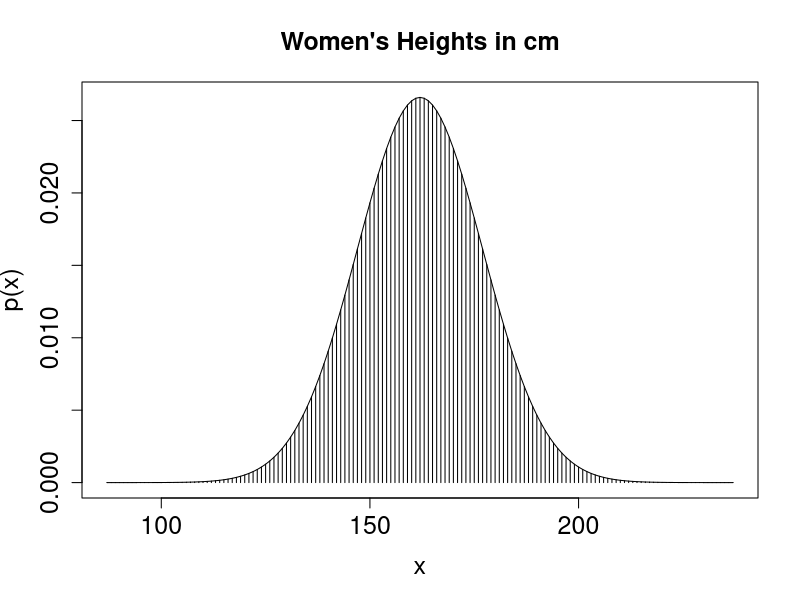

Generate this figure with R:
# Graph of normal probability density function, with comb of intervals.
meanval = 162.0             # Specify mean of distribution.
sdval = 15               # Specify standard deviation of distribution.
xlow  = meanval - 5*sdval # Specify low end of x-axis.
xhigh = meanval + 5*sdval # Specify high end of x-axis.
dx = 1                 # Specify interval width on x-axis

# Specify comb points along the x axis:
x = seq( from = xlow , to = xhigh , by = dx )

# Compute y values, i.e., probability density at each value of x:
y = ( 1/(sdval*sqrt(2*pi)) ) * exp( -.5 * ((x-meanval)/sdval)^2 )

# Plot the function. "plot" draws the intervals. "lines" draws the bell curve.
plot( x , y , type="h" , lwd=1 , cex.axis=1.5
	, xlab="x" , ylab="p(x)" , cex.lab=1.5
	, main="Women's Heights in cm" , cex.main=1.5 )
lines( x , y )

# Approximate the integral as the sum of width * height for each interval.
area = sum( dx * y )

# Display info in the graph.
text( -sdval , .9*max(y) , bquote( paste(mu ," = " ,.(meanval)) ))
text( -sdval , .8*max(y) , bquote( paste(sigma ," = " ,.(sdval)) ))
text( sdval , .9*max(y) , bquote( paste(Delta , "x = " ,.(dx))), adj=c(1,1))
text( sdval , .8*max(y) ,
      bquote( paste( sum(,x,) , " " , Delta , "x p(x) = " , .(signif(area,3)))
             ), adj = c(1, 1))

# Save the plot to an EPS file.
# dev.copy2eps( file = "IntegralOfDensity.eps" )
